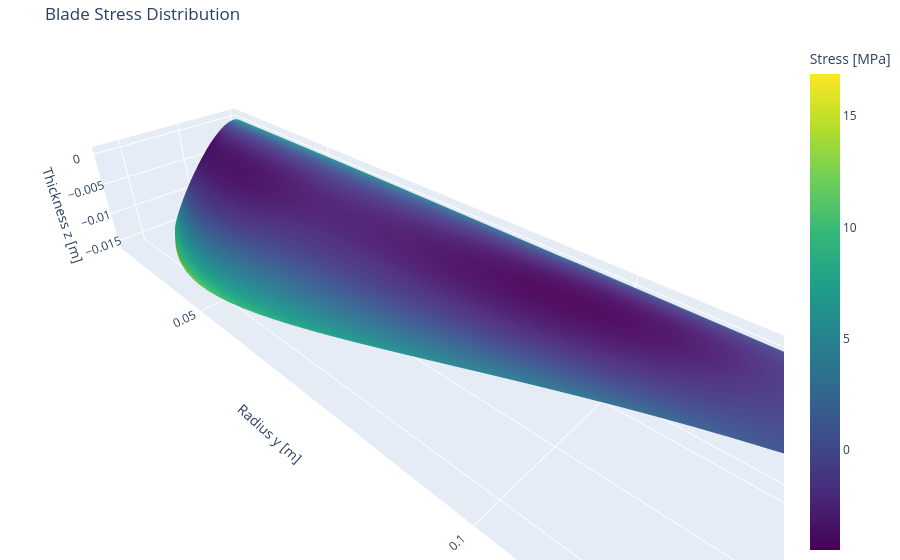

The cell this chart's notebook holds for it:
### Code cell
import plotly.graph_objects as go

geom = propeller.geometry
r = np.asarray(geom["r"])
chord = np.asarray(geom["chord"])
twist = np.radians(np.asarray(geom["twist"]))
airfoils = geom["airfoil"]

sigma_c = np.asarray(sigma_c)
sigma_b = np.asarray(sigma_b)

if sigma_b.ndim == 1:
    sigma_total = sigma_c + sigma_b
    sigma_total = sigma_total[:, np.newaxis]
else:
    sigma_total = sigma_b + sigma_c[:, np.newaxis]

n_sections = len(r)
n_points = airfoils[0].shape[0]

X = np.zeros((n_sections, n_points))
Y = np.zeros((n_sections, n_points))
Z = np.zeros((n_sections, n_points))
S = np.zeros((n_sections, n_points))

for i in range(n_sections):
    coords = np.asarray(airfoils[i])
    x_local = coords[:, 0] * chord[i]
    z_local = coords[:, 1] * chord[i]

    if hasattr(propeller, "com_shift_forward") and hasattr(propeller, "com_shift_up"):
        x_local = x_local + propeller.com_shift_forward[i] * chord[i]
        z_local = z_local + propeller.com_shift_up[i] * chord[i]

    cos_t = np.cos(twist[i])
    sin_t = np.sin(twist[i])
    x_rot = x_local * cos_t + z_local * sin_t
    z_rot = -x_local * sin_t + z_local * cos_t

    X[i, :] = x_rot
    Y[i, :] = r[i]
    Z[i, :] = z_rot

    if sigma_total.ndim == 2 and sigma_total.shape[1] == n_points:
        S[i, :] = sigma_total[i, :]
    else:
        S[i, :] = sigma_total[i]

S_mpa = S / 1e6

fig = go.Figure(
    data=go.Surface(
        x=X,
        y=Y,
        z=Z,
        surfacecolor=S_mpa,
        colorscale="Viridis",
        colorbar=dict(title="Stress [MPa]"),
    )
 )

fig.update_layout(
    title="Blade Stress Distribution",
    scene=dict(
        xaxis_title="Chordwise x [m]",
        yaxis_title="Radius y [m]",
        zaxis_title="Thickness z [m]",
        aspectmode="data",
    ),
    margin=dict(l=0, r=0, t=40, b=0),
 )

fig.show()

### Figure 1 — Plotly figure (JSON) as saved in the notebook; plotly's stock layout.template omitted (floating-point values rounded to 4 significant figures; data arrays with more than 128 entries replaced by an {"elided": "..."} marker saying what was removed)
{"data": [{"colorbar": {"title": {"text": "Stress [MPa]"}}, "colorscale": [[0, "#440154"], [0.1111, "#482878"], [0.2222, "#3e4989"], [0.3333, "#31688e"], [0.4444, "#26828e"], [0.5556, "#1f9e89"], [0.6667, "#35b779"], [0.7778, "#6ece58"], [0.8889, "#b5de2b"], [1, "#fde725"]], "surfacecolor": {"elided": "36x399 float values"}, "type": "surface", "x": {"elided": "36x399 float values"}, "y": {"elided": "36x399 float values"}, "z": {"elided": "36x399 float values"}}], "layout": {"margin": {"b": 0, "l": 0, "r": 0, "t": 40}, "scene": {"aspectmode": "data", "xaxis": {"title": {"text": "Chordwise x [m]"}}, "yaxis": {"title": {"text": "Radius y [m]"}}, "zaxis": {"title": {"text": "Thickness z [m]"}}}, "title": {"text": "Blade Stress Distribution"}}}
